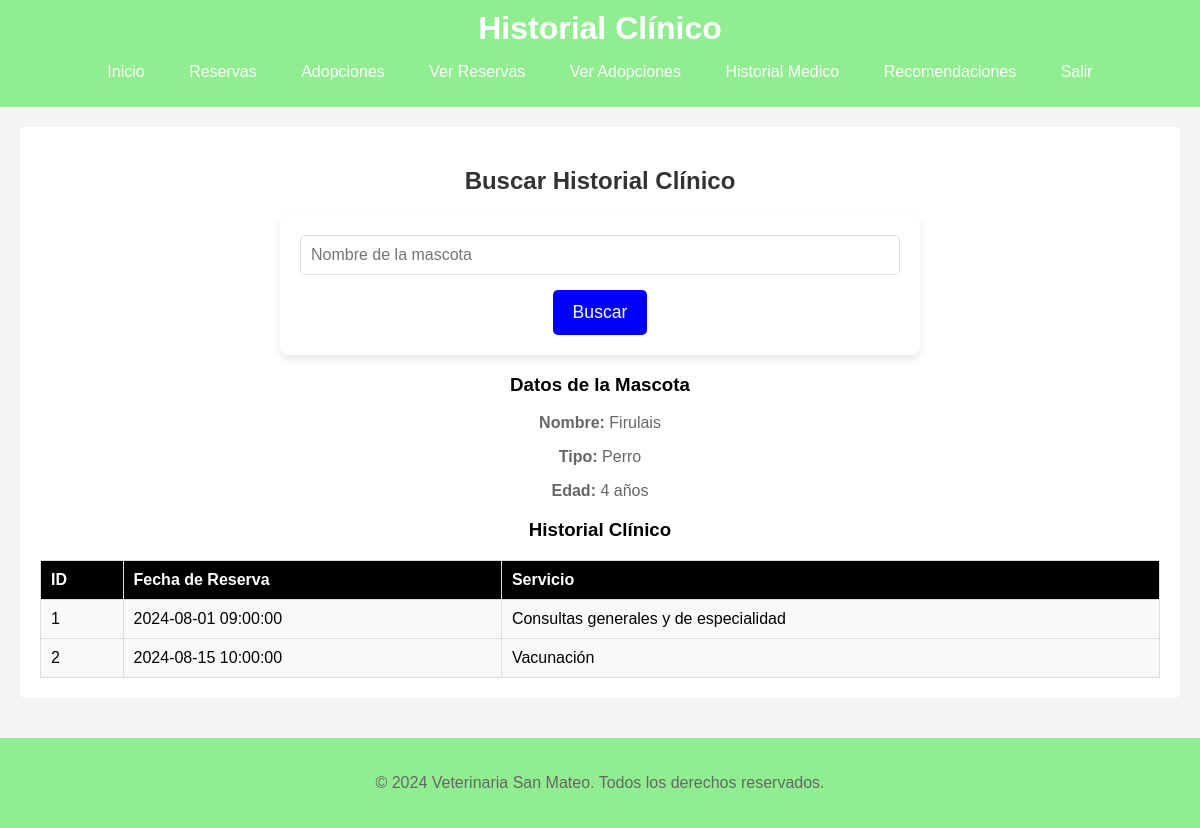
Screenshot of /historial.php?nombre_mascota=Firulais (signed in) with the database file from the repository.
### tables this page shows
CREATE TABLE IF NOT EXISTS `mascotas` (
  `id` INT AUTO_INCREMENT PRIMARY KEY,
  `nombre` VARCHAR(50) NOT NULL,
  `tipo` VARCHAR(30) NOT NULL,
  `edad` INT,
  `usuario_id` INT NOT NULL,
  FOREIGN KEY (`usuario_id`) REFERENCES `usuario`(`id`)
);

CREATE TABLE IF NOT EXISTS historial_clinico (
    id INT AUTO_INCREMENT PRIMARY KEY,
    reserva_id INT NOT NULL,
    mascota_id INT NOT NULL,
    fecha_reserva DATETIME NOT NULL,
    servicio_id INT NOT NULL,
    FOREIGN KEY (reserva_id) REFERENCES reservas(id),
    FOREIGN KEY (mascota_id) REFERENCES mascotas(id),
    FOREIGN KEY (servicio_id) REFERENCES servicios(id)
);

CREATE TABLE IF NOT EXISTS `servicios` (
  `id` INT AUTO_INCREMENT PRIMARY KEY,
  `nombre` VARCHAR(100) NOT NULL,
  `precio` DECIMAL(10, 2) NOT NULL
);

### functions.php (called while the page is built, shortened)
<?php
include("db.php");
function getMenu(){
    $menu = array(
        array("url" => "index.php", "name" => "Inicio")
    );
    $menu[] = array("url" => "reservas.php", "name" => "Reservas");
    $menu[] = array("url" => "adopciones.php", "name" => "Adopciones");
    if (isset($_SESSION["usuario"]) && $_SESSION["usuario"] != "") {
        $menu[] = array("url" => "ver_reservas.php", "name" => "Ver Reservas");
        $menu[] = array("url" => "ver_adopciones.php", "name" => "Ver Adopciones");
        $menu[] = array("url" => "historial.php", "name" => "Historial Medico");
        $menu[] = array("url" => "recomendaciones.php", "name" => "Recomendaciones");
        $menu[] = array("url" => "salir.php", "name" => "Salir");
    } else {
        $menu[] = array("url" => "contacto.php", "name" => "Contacto");
        $menu[] = array("url" => "ingresar.php", "name" => "Inicio sesión");
    }
    return $menu;
}
function getMascotaByName($nombre_mascota) {
    global $conn;
    $query = "SELECT * FROM mascotas WHERE nombre = ?";
    $stmt = $conn->prepare($query);
    $stmt->bind_param("s", $nombre_mascota);
    $stmt->execute();
    $result = $stmt->get_result();
    $mascota = $result->fetch_assoc();
    return $mascota;
}
function getHistorialClinicoByMascotaId($mascota_id) {
    global $conn;
    $query = "SELECT hc.id, hc.fecha_reserva, s.nombre AS nombre_servicio
              FROM historial_clinico hc
              JOIN servicios s ON hc.servicio_id = s.id
              WHERE hc.mascota_id = ?";
    $stmt = $conn->prepare($query);
    $stmt->bind_param("i", $mascota_id);
    $stmt->execute();
    $result = $stmt->get_result();
    $historialClinico = $result->fetch_all(MYSQLI_ASSOC);
    return $historialClinico;
}

### historial.php (the view, shortened to what this page needs)
<?php
include 'functions.php';
$menu = getMenu();
$historialClinico = [];
$mascota = null;
if (isset($_GET['nombre_mascota'])) {
    $nombreMascota = $_GET['nombre_mascota'];
    $mascota = getMascotaByName($nombreMascota);
    if ($mascota) {
        $historialClinico = getHistorialClinicoByMascotaId($mascota['id']);
    }
}
?>
<!DOCTYPE html>
<html lang="es">
<head>
    <link rel="stylesheet" href="./css/style.css">
</head>
<body>
    <header>
        <h1>Historial Clínico</h1>
        <nav>
            <ul>
                <?php foreach ($menu as $item) { ?>
                    <li><a href="<?php echo $item["url"]; ?>"><?php echo $item["name"]; ?></a></li>
                <?php } ?>
            </ul>
        </nav>
    </header>
    <main>
        <section>
            <h2>Buscar Historial Clínico</h2>
            <form method="get" action="historial.php">
                <input type="text" name="nombre_mascota" placeholder="Nombre de la mascota" required>
                <button type="submit">Buscar</button>
            </form>
            <?php if ($mascota): ?>
                <h3>Datos de la Mascota</h3>
                <p><strong>Nombre:</strong> <?php echo $mascota['nombre']; ?></p>
                <p><strong>Tipo:</strong> <?php echo $mascota['tipo']; ?></p>
                <p><strong>Edad:</strong> <?php echo $mascota['edad']; ?> años</p>
                <h3>Historial Clínico</h3>
                <table border="1" cellpadding="10" cellspacing="0">
                    <thead>
                        <tr>
                            <th>ID</th>
                            <th>Fecha de Reserva</th>
                            <th>Servicio</th>
                        </tr>
                    </thead>
                    <tbody>
                        <?php if (count($historialClinico) > 0): ?>
                            <?php foreach ($historialClinico as $historial): ?>
                                <tr>
                                    <td><?php echo $historial['id']; ?></td>
                                    <td><?php echo $historial['fecha_reserva']; ?></td>
                                    <td><?php echo $historial['nombre_servicio']; ?></td>
                                </tr>
                            <?php endforeach; ?>
                        <?php else: ?>
                            <tr>
                                <td colspan="3">No hay historial clínico para esta mascota.</td>
                            </tr>
                        <?php endif; ?>
                    </tbody>
                </table>
            <?php elseif (isset($_GET['nombre_mascota'])): ?>
                <p>No se encontró ninguna mascota con ese nombre.</p>
            <?php endif; ?>
        </section>
    </main>
    <footer>
        <p>&copy; 2024 Veterinaria San Mateo. Todos los derechos reservados.</p>
    </footer>
</body>
</html>

### CSS/style.css (style rules this page uses)
body { font-family: Arial, sans-serif; margin: 0; padding: 0; background-color: #f4f4f4; }
header { background-color: lightgreen; color: #fff; padding: 10px 0; text-align: center; }
header h1 { margin: 0; }
nav ul { list-style: none; padding: 0; }
nav ul li { display: inline; margin: 0 10px; }
nav ul li a { color: #fff; text-decoration: none; padding: 5px 10px; border-radius: 3px; }
main { padding: 20px; }
section { margin-bottom: 20px; background-color: #fff; padding: 20px; border-radius: 5px; text-align: center; }
h2 { color: #333; }
p { color: #666; }
form { max-width: 600px; margin: 0 auto; padding: 20px; background-color: #fff; border-radius: 8px; box-shadow: 0 4px 8px rgba(0, 0, 0, 0.1); }
form input[type="text"], form input[type="email"], form input[type="tel"], form input[type="password"], form input[type="datetime-local"], form select, form textarea { width: 100%; padding: 10px; margin-bottom: 15px; border: 1px solid #ddd; border-radius: 5px; font-size: 1em; box-sizing: border-box; }
form button[type="submit"] { padding: 12px 20px; background-color: blue; color: #fff; border: none; border-radius: 5px; font-size: 1.1em; cursor: pointer; transition: background-color 0.3s ease, transform 0.2s ease; }
footer { background-color: lightgreen; color: black; padding: 20px 0; text-align: center; }
table { width: 100%; border-collapse: collapse; }
th, td { padding: 10px; text-align: left; border: 1px solid #ddd; }
th { background-color: lightgreen; color: white; }
td { background-color: #f9f9f9; }
th, td { padding: 10px; border: 1px solid #ddd; text-align: left; }
th { background-color: black; }

### rows the page displays
mascotas: nombre "Firulais", tipo "Perro", edad "4"
historial_clinico: id "1", fecha_reserva "2024-08-01 09:00:00", servicio.nombre "Consultas generales y de especialidad"
historial_clinico: id "2", fecha_reserva "2024-08-15 10:00:00", servicio.nombre "Vacunación"

### other values shown
$item["name"] "Inicio"
$item["name"] "Reservas"
$item["name"] "Adopciones"
$item["name"] "Ver Reservas"
$item["name"] "Ver Adopciones"
$item["name"] "Historial Medico"
$item["name"] "Recomendaciones"
$item["name"] "Salir"
